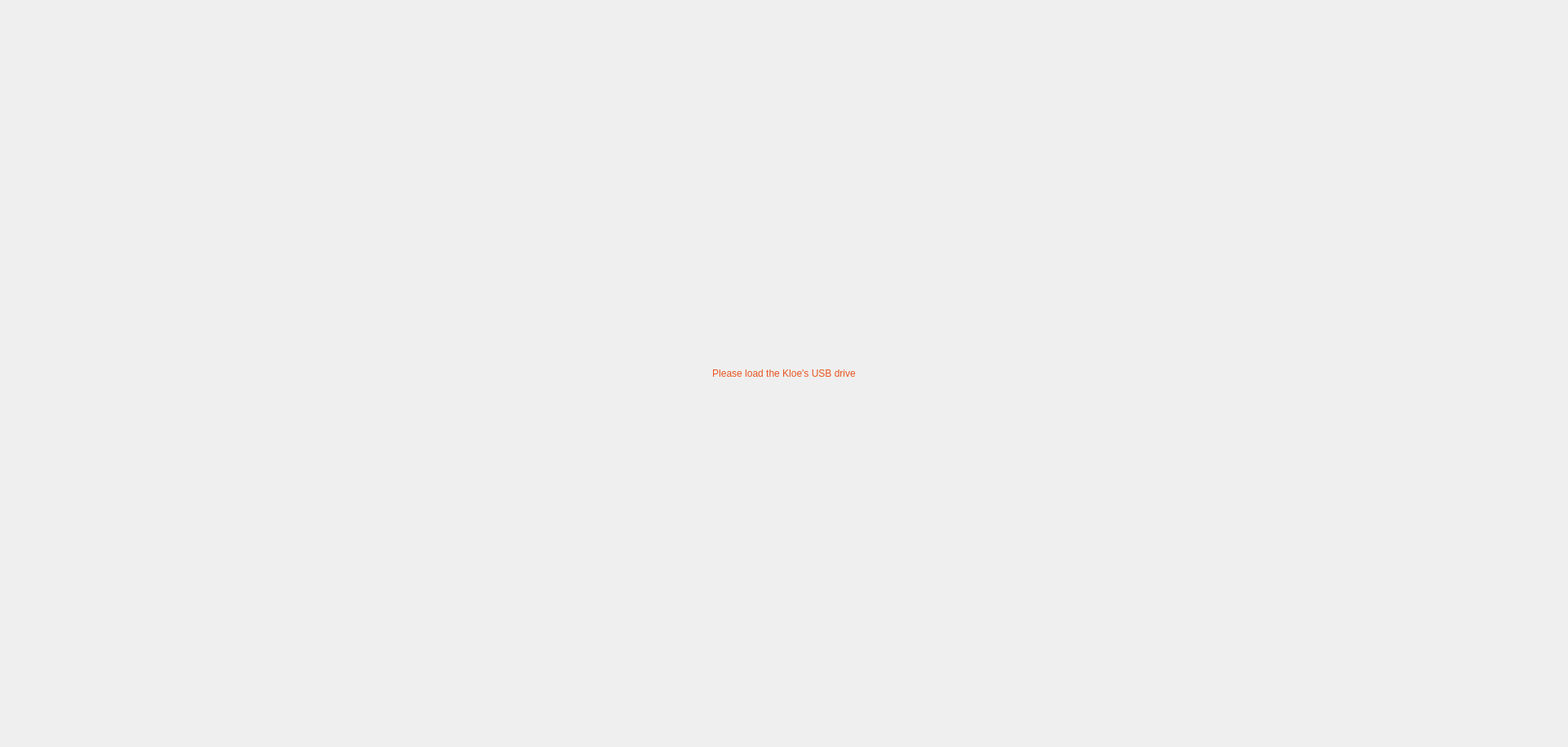
<?xml version="1.0" encoding="UTF-8"?>
<ui version="4.0">
 <class>UpdateSoftwareView</class>
 <widget class="QWidget" name="UpdateSoftwareView">
  <property name="geometry">
   <rect>
    <x>0</x>
    <y>0</y>
    <width>1922</width>
    <height>916</height>
   </rect>
  </property>
  <property name="styleSheet">
   <string notr="true"/>
  </property>
  <layout class="QVBoxLayout" name="verticalLayout">
   <property name="spacing">
    <number>0</number>
   </property>
   <property name="sizeConstraint">
    <enum>QLayout::SizeConstraint::SetDefaultConstraint</enum>
   </property>
   <property name="leftMargin">
    <number>0</number>
   </property>
   <property name="topMargin">
    <number>0</number>
   </property>
   <property name="rightMargin">
    <number>0</number>
   </property>
   <property name="bottomMargin">
    <number>0</number>
   </property>
   <item>
    <layout class="QGridLayout" name="gridLayout">
     <property name="spacing">
      <number>0</number>
     </property>
     <item row="0" column="0" colspan="2">
      <widget class="QLabel" name="date">
       <property name="styleSheet">
        <string notr="true">font: normal normal bold 40px/45px Arial;
letter-spacing: 0px;
color: #E85420;</string>
       </property>
       <property name="text">
        <string>Please load the Kloe's USB drive</string>
       </property>
       <property name="alignment">
        <set>Qt::AlignmentFlag::AlignCenter</set>
       </property>
      </widget>
     </item>
    </layout>
   </item>
  </layout>
 </widget>
 <resources>
  <include location="../../resources.qrc"/>
 </resources>
 <connections/>
</ui>
